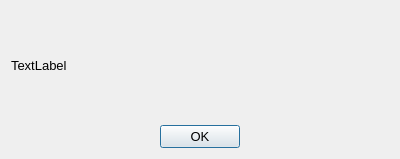
<?xml version="1.0" encoding="UTF-8"?>
<ui version="4.0">
 <class>Dialog</class>
 <widget class="QDialog" name="Dialog">
  <property name="geometry">
   <rect>
    <x>0</x>
    <y>0</y>
    <width>400</width>
    <height>159</height>
   </rect>
  </property>
  <property name="font">
   <font>
    <pointsize>10</pointsize>
   </font>
  </property>
  <property name="windowTitle">
   <string>FTP - Инфо</string>
  </property>
  <layout class="QVBoxLayout" name="verticalLayout">
   <item>
    <widget class="QLabel" name="label">
     <property name="font">
      <font>
       <pointsize>10</pointsize>
      </font>
     </property>
     <property name="text">
      <string>TextLabel</string>
     </property>
    </widget>
   </item>
   <item>
    <widget class="QDialogButtonBox" name="buttonBox">
     <property name="orientation">
      <enum>Qt::Horizontal</enum>
     </property>
     <property name="standardButtons">
      <set>QDialogButtonBox::Ok</set>
     </property>
     <property name="centerButtons">
      <bool>true</bool>
     </property>
    </widget>
   </item>
  </layout>
 </widget>
 <resources/>
 <connections>
  <connection>
   <sender>buttonBox</sender>
   <signal>accepted()</signal>
   <receiver>Dialog</receiver>
   <slot>accept()</slot>
   <hints>
    <hint type="sourcelabel">
     <x>248</x>
     <y>254</y>
    </hint>
    <hint type="destinationlabel">
     <x>157</x>
     <y>274</y>
    </hint>
   </hints>
  </connection>
  <connection>
   <sender>buttonBox</sender>
   <signal>rejected()</signal>
   <receiver>Dialog</receiver>
   <slot>reject()</slot>
   <hints>
    <hint type="sourcelabel">
     <x>316</x>
     <y>260</y>
    </hint>
    <hint type="destinationlabel">
     <x>286</x>
     <y>274</y>
    </hint>
   </hints>
  </connection>
 </connections>
</ui>
